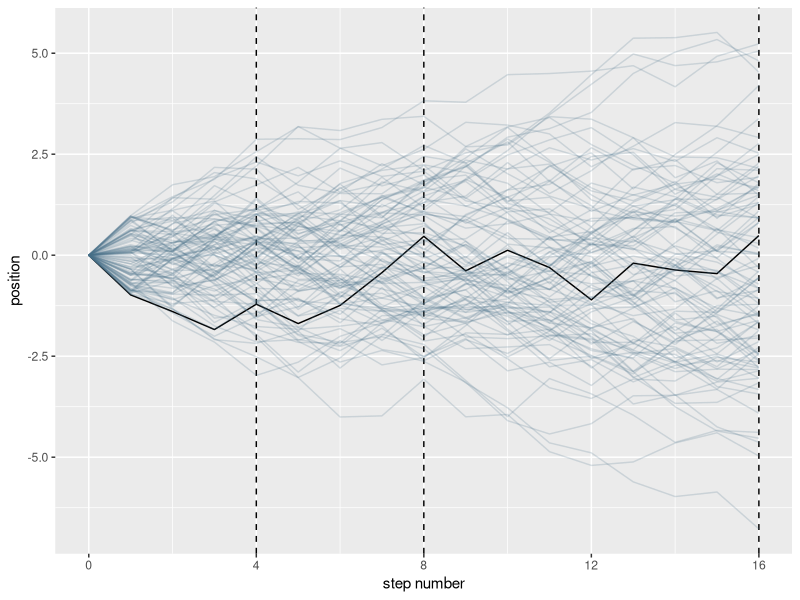
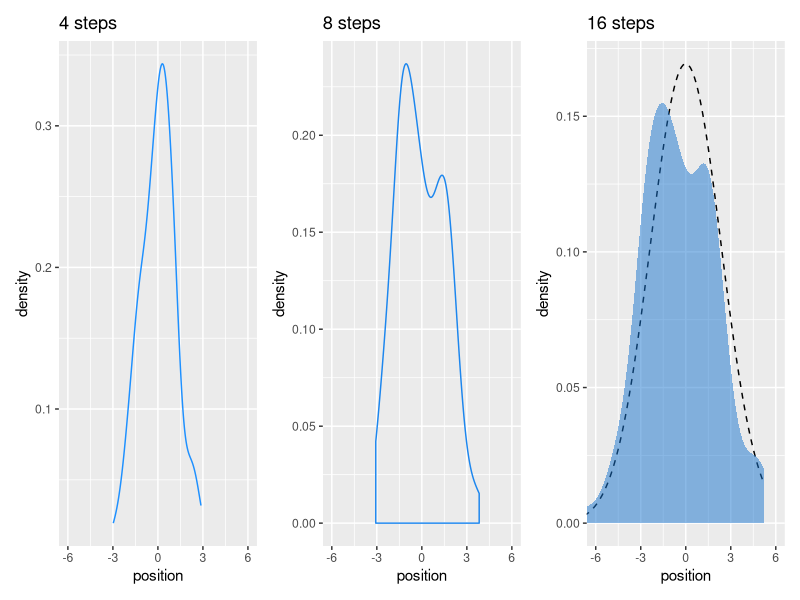

Write the R code that produced these figures, in order.
## ---- chunk 1
library(tidyverse)
library(patchwork)
## ---- chunk 2
set.seed(4)

pos <-
  # make data with 100 people, 16 steps each with a starting point of `step == 0` (i.e., 17 rows per person)
  crossing(person = 1:100,
           step = 0:16) %>% 
  # for all steps above `step == 0` simulate a 'deviation'
  mutate(deviation = map_dbl(step, ~if_else(. == 0, 0, runif(1, -1, 1)))) |> 
  # after grouping by 'person', compute the cumulative sum of the deviations, then 'ungroup()'
  group_by(person) |> 
  mutate(position = cumsum(deviation)) |> 
  ungroup()

glimpse(pos)

ggplot(data = pos,
       aes(x = step, y = position, group = person)) +
  geom_vline(xintercept = c(4, 8, 16), linetype = 2) +
  geom_line(aes(color = person < 2, alpha = person < 2)) +
  scale_color_manual(values = c("skyblue4", "black")) +
  scale_alpha_manual(values = c(1/5, 1)) +
  scale_x_continuous("step number", breaks = 0:4 * 4) +
  theme(legend.position = "none")
## ---- chunk 3
# Figure 4.2.a.
p1 <-
  pos |> 
  filter(step == 4) |> 
  ggplot(aes(x = position)) +
  geom_line(stat = "density", color = "dodgerblue1") +
  labs(title = "4 steps")

# Figure 4.2.b.
p2 <-
  pos |> 
  filter(step == 8) |> 
  ggplot(aes(x = position)) +
  geom_density(color = "dodgerblue2", outline.type = "full") +
  labs(title = "8 steps")

# this is an intermediary step to get an SD value
sd <-
  pos |> 
  filter(step == 16) |> 
  summarize(sd = sd(position)) |> 
  pull(sd)

# Figure 4.2.c.
p3 <-
  pos |> 
  filter(step == 16) |> 
  ggplot(aes(x = position)) +
  stat_function(fun = dnorm,
                args = list(mean = 0, sd = sd),
                linetype = 2) +
  geom_density(color = "transparent", fill = "dodgerblue3", alpha = 1/2) +
  labs(title = "16 steps",
       y = "density")

# combine the ggplots
(p1 | p2 | p3) & coord_cartesian(xlim = c(-6, 6))
## ---- chunk 4
set.seed(4)

prod(1 + runif(12, 0, .1))
